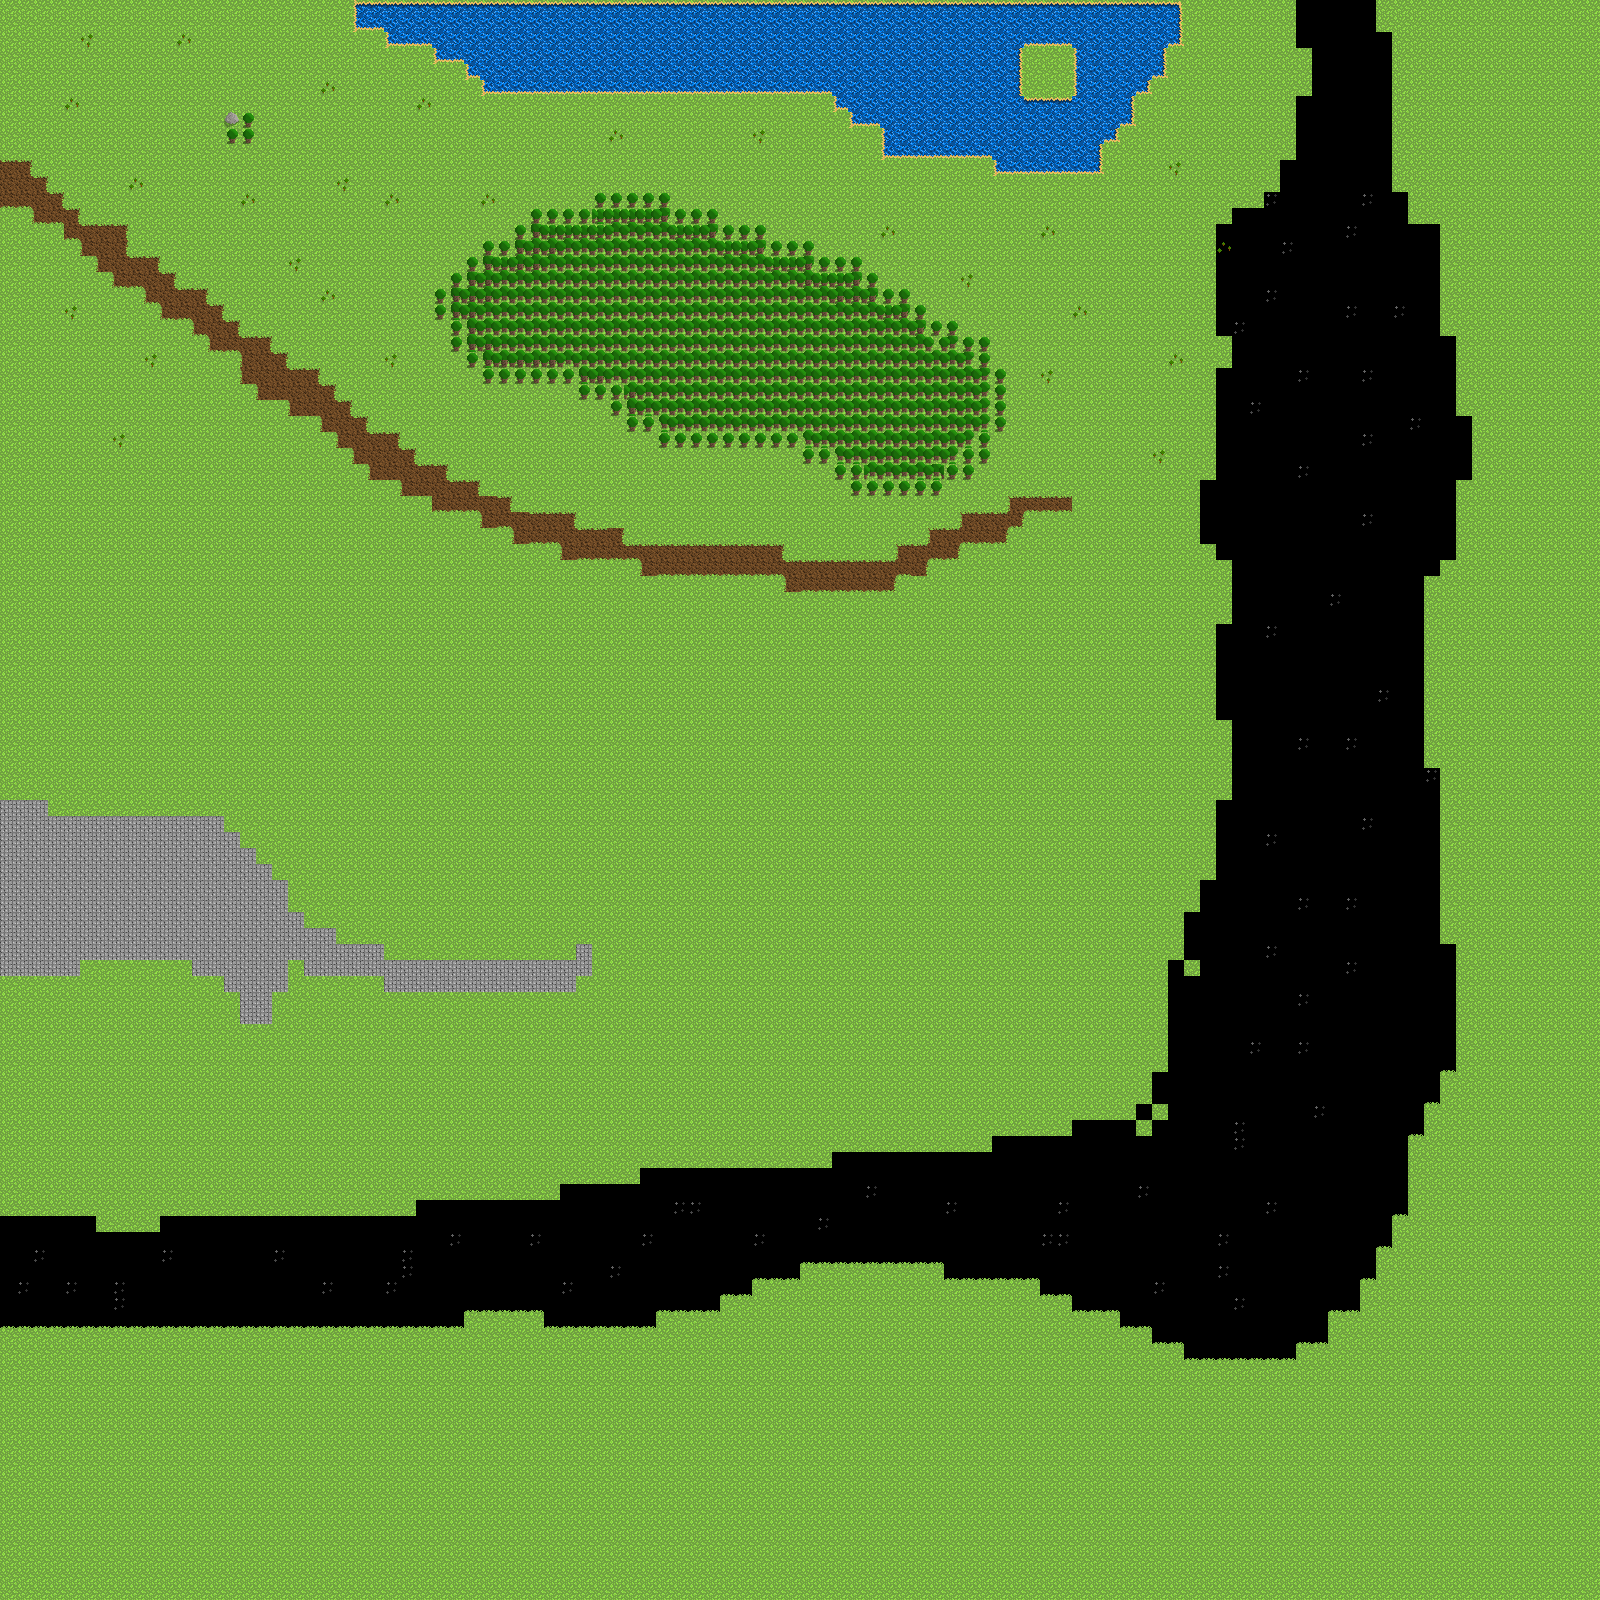

A level layout from a 2D game, rendered from its tile map. Below: a short description, then the map file with tile-grid data replaced by summaries:
An orthogonal 100x100 tile map with 16x16 px tiles, 4 tile layers (Tile Layer 1, Decorations, Decorations , Obj).

<map version="1.0" orientation="orthogonal" width="100" height="100" tilewidth="16" tileheight="16">
 <tileset firstgid="1" name="map_sprites" tilewidth="16" tileheight="16">
  <image source="map_sprites.png" width="256" height="256" />
 </tileset>
 <layer name="Tile Layer 1" width="100" height="100">
  <data>[10000 cells, 10000 non-empty, 6 distinct tile ids]</data>
 </layer>
 <layer name="Decorations" width="100" height="100">
  <data>[10000 cells, 750 non-empty, 20 distinct tile ids]</data>
 </layer>
 <layer name="Decorations " width="100" height="100">
  <data>[10000 cells, 68 non-empty, 3 distinct tile ids]</data>
 </layer>
 <layer name="Obj" width="100" height="100">
  <data>[10000 cells, 786 non-empty, 4 distinct tile ids]</data>
 </layer>
</map>